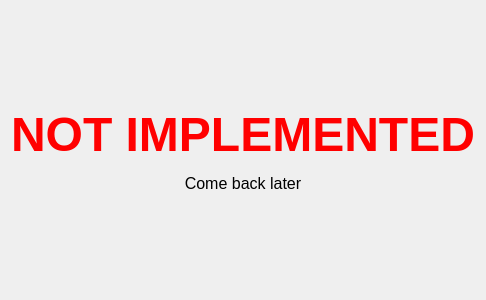
<?xml version="1.0" encoding="UTF-8"?>
<ui version="4.0">
 <class>DataZipper</class>
 <widget class="QWidget" name="DataZipper">
  <property name="geometry">
   <rect>
    <x>0</x>
    <y>0</y>
    <width>400</width>
    <height>300</height>
   </rect>
  </property>
  <property name="windowTitle">
   <string>Form</string>
  </property>
  <layout class="QVBoxLayout" name="verticalLayout">
   <item>
    <widget class="QLabel" name="label">
     <property name="text">
      <string>&lt;html&gt;&lt;head/&gt;&lt;body&gt;&lt;p align=&quot;center&quot;&gt;&lt;span style=&quot; font-size:36pt; font-weight:600; color:#ff0000;&quot;&gt;NOT IMPLEMENTED&lt;/span&gt;&lt;/p&gt;&lt;p align=&quot;center&quot;&gt;&lt;span style=&quot; font-size:12pt;&quot;&gt;Come back later&lt;/span&gt;&lt;/p&gt;&lt;/body&gt;&lt;/html&gt;</string>
     </property>
    </widget>
   </item>
  </layout>
 </widget>
 <resources/>
 <connections/>
</ui>
